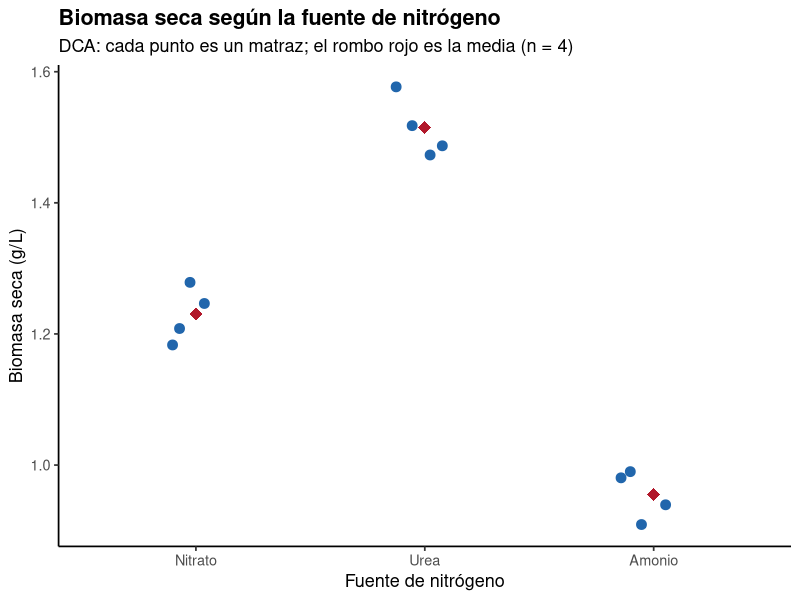
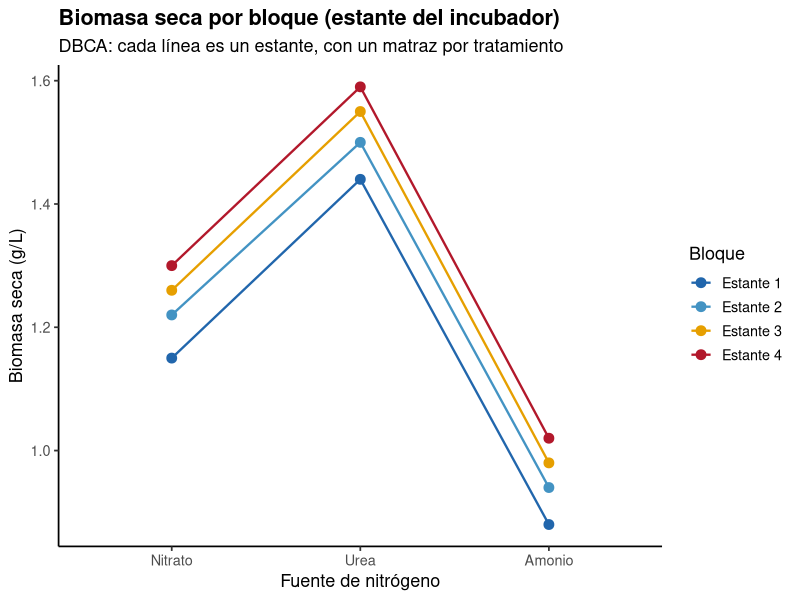
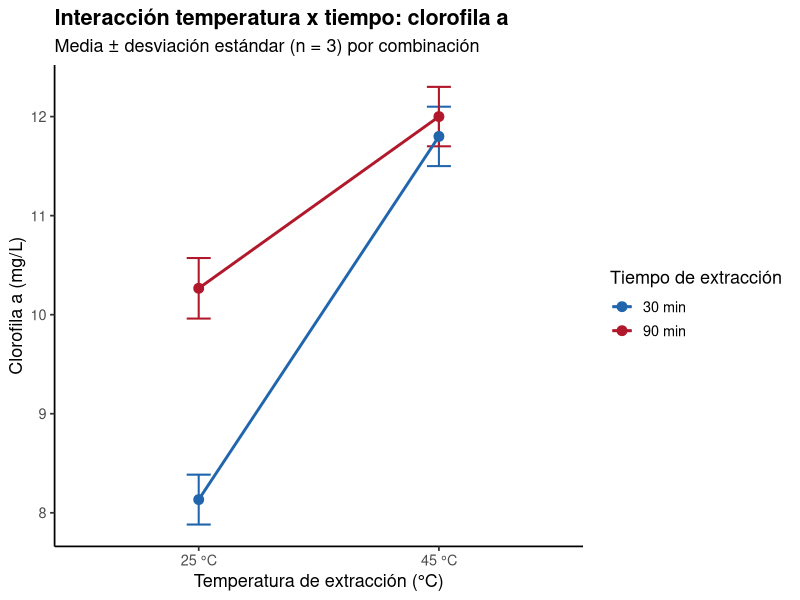
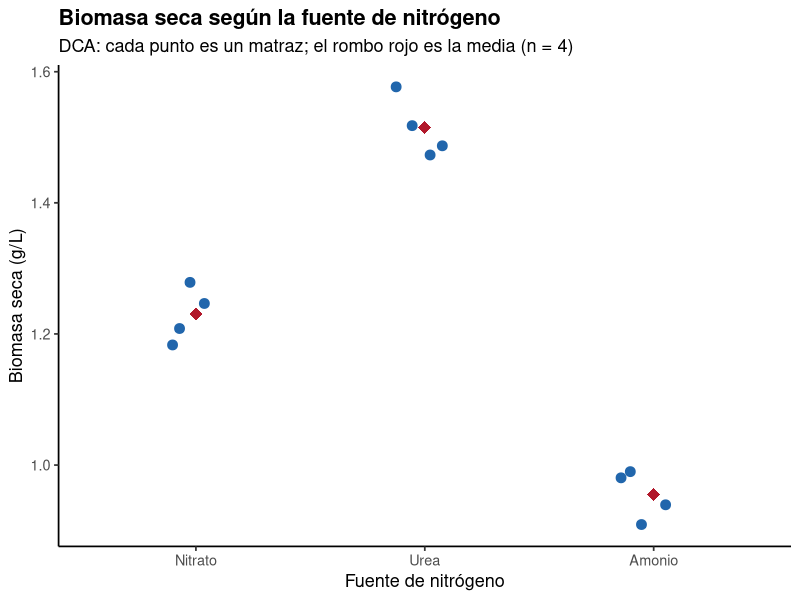
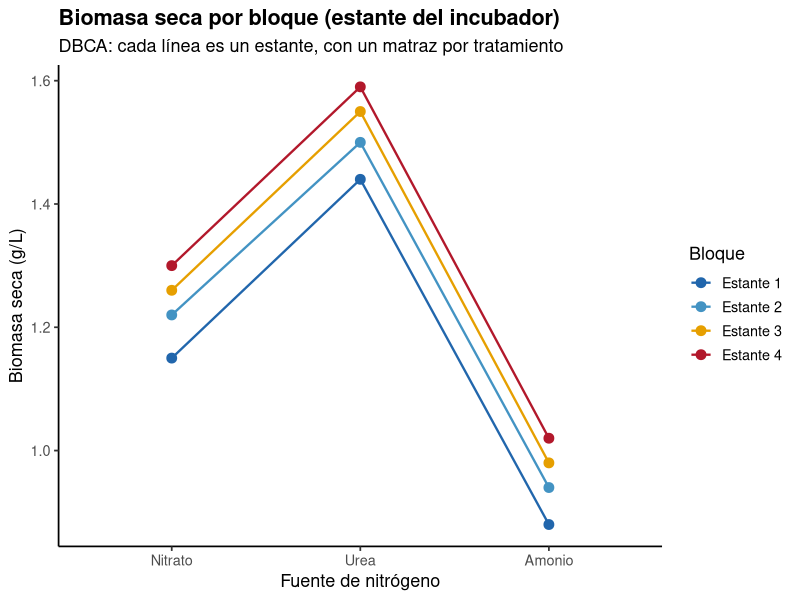
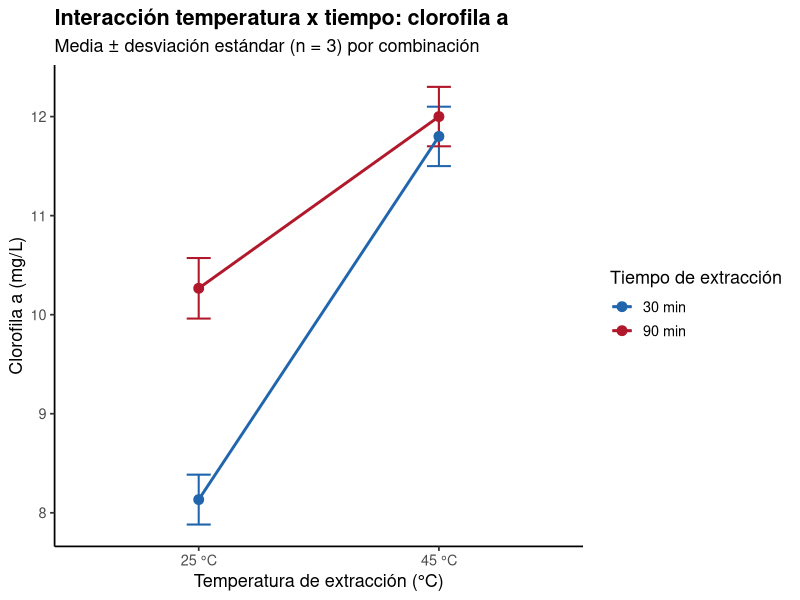

Reproduce these figures in R, in order.
# ==========================================================================
# 03. Diseño de experimentos: completamente al azar, bloques al azar
#   y factorial
# ==========================================================================
# Autor: Dr. José Juan Torres Martínez
# Docente de Ciencias Químicas
# Universidad Autónoma de San Luis Potosí (UASLP)
# México
#
# Material académico para estudiantes
# Serie "Aprende R" — Lección 03
#
# Descripción: Cómo planear un experimento antes de tocar un matraz.
#   Se comparan tres diseños con datos reales de laboratorio: el diseño
#   completamente al azar (DCA), el diseño en bloques completos al azar
#   (DBCA) y el diseño factorial 2 x 2. En cada diseño la asignación de
#   los tratamientos a las unidades experimentales se hace con
#   aleatorización en R (set.seed y sample), y todas las medias, los
#   valores p y los parámetros se calculan A PARTIR DE LOS DATOS con
#   tidyverse y aov(). El ejemplo principal es la producción de biomasa
#   de Chlorella vulgaris con tres fuentes de nitrógeno, y el factorial
#   es la extracción de clorofila a según la temperatura y el tiempo.
#
# Objetivos de aprendizaje:
#   - Explicar qué es una unidad experimental, un tratamiento, una
#     réplica y un bloque, y por qué se aleatoriza.
#   - Aleatorizar la asignación de tratamientos con set.seed() y
#     sample(), para que el resultado sea reproducible.
#   - Elegir el diseño según la pregunta: DCA, bloques o factorial.
#   - Comparar tratamientos con un ANOVA de una vía, un ANOVA con
#     bloques y un ANOVA factorial con interacción.
#   - Leer un gráfico de interacción y explicar qué significa que dos
#     factores interactúen.
#   - Graficar los resultados con ggplot2, con gráficas claras
#     y bien presentadas.
#
# Datos: archivos datos_dca_nitrogeno.csv, datos_bloques_nitrogeno.csv
#   y datos_factorial_clorofila.csv. Cada archivo trae solo las
#   mediciones por unidad experimental (matraz, posición o unidad); la
#   asignación de tratamientos se genera en este script con
#   aleatorización, tal como se haría antes de montar el experimento.
# ==========================================================================

# --------------------------------------------------------------------------
# 1. Cargar paquetes
# --------------------------------------------------------------------------
library(tidyverse)

# --------------------------------------------------------------------------
# 2. Cómo elegir el diseño según la pregunta
# --------------------------------------------------------------------------
# Antes de sembrar un solo cultivo hay que decidir cómo se reparten los
# tratamientos entre las unidades experimentales. Tres preguntas guían
# la elección:
#
#   - ¿Hay un solo factor y las unidades son homogéneas? Entonces el
#     diseño completamente al azar (DCA) basta: cada unidad recibe un
#     tratamiento elegido al azar, con el mismo número de réplicas.
#   - ¿Hay una fuente de variación conocida que no es lo que estudio,
#     pero puede contaminar el resultado (el estante del incubador, el
#     día de siembra, el lote de medio)? Entonces se agrupan las
#     unidades en bloques homogéneos y dentro de cada bloque se ponen
#     todos los tratamientos: diseño en bloques completos al azar (DBCA).
#     El bloque se incluye en el análisis y su variación deja de
#     confundirse con la de los tratamientos.
#   - ¿Quiero probar dos factores a la vez y saber si se combinan, es
#     decir, si el efecto de uno depende del nivel del otro? Entonces
#     el diseño factorial: se prueban todas las combinaciones de los
#     niveles de ambos factores y el análisis estima la interacción.
#
# Tres principios valen para los tres diseños: aleatorización (los
# tratamientos se asignan al azar, nunca por comodidad), repetición
# (cada tratamiento se repite en varias unidades independientes) y
# control (siempre hay una referencia con la que comparar, aquí el
# nitrato, que es la fuente de nitrógeno habitual del medio de cultivo).

# --------------------------------------------------------------------------
# 3. Diseño completamente al azar (DCA)
# --------------------------------------------------------------------------
# Pregunta: ¿la fuente de nitrógeno cambia la biomasa seca de Chlorella
# vulgaris al cabo de 10 días de cultivo?
# Tratamientos: Nitrato (control), Urea y Amonio.
# Unidades experimentales: 12 matraces con el mismo medio base, la misma
# luz y la misma temperatura. Cada tratamiento se repite 4 veces.

# 3.1 Aleatorización: se reparten los 12 matraces entre los tres
# tratamientos al azar. set.seed() fija la semilla para que cualquiera
# que corra el script obtenga exactamente la misma asignación.
set.seed(2026)
tratamientos_dca <- rep(c("Nitrato", "Urea", "Amonio"), each = 4)
asignacion_dca <- tibble(
  matraz = 1:12,
  tratamiento = sample(tratamientos_dca)
)
print(asignacion_dca)

# 3.2 Se leen las mediciones: biomasa seca en g/L, medida al día 10
# en cada matraz. El archivo trae solo matraz y medición; el
# tratamiento de cada matraz es el que generó la aleatorización.
mediciones_dca <- read_csv("datos_dca_nitrogeno.csv", show_col_types = FALSE)
datos_dca <- asignacion_dca %>%
  left_join(mediciones_dca, by = "matraz") %>%
  mutate(
    tratamiento = factor(
      tratamiento,
      levels = c("Nitrato", "Urea", "Amonio")
    )
  )
print(datos_dca)

# 3.3 Resumen por tratamiento: media, desviación estándar y número de
# réplicas, calculados a partir de las mediciones.
resumen_dca <- datos_dca %>%
  group_by(tratamiento) %>%
  summarise(
    media = mean(biomasa_seca_g_L),
    de = sd(biomasa_seca_g_L),
    n = n(),
    .groups = "drop"
  )
print(resumen_dca)

# 3.4 ANOVA de una vía: ¿las medias de biomasa difieren entre las tres
# fuentes de nitrógeno? La hipótesis nula es que las tres medias son
# iguales. El valor p que imprime summary() dice si los datos son
# compatibles con esa hipótesis: si es menor que 0.05, las diferencias
# entre tratamientos no se explican por azar.
anova_dca <- aov(biomasa_seca_g_L ~ tratamiento, data = datos_dca)
print(summary(anova_dca))

# 3.5 Gráfica 1: biomasa seca por fuente de nitrógeno. Cada punto es un
# matraz (una réplica) y el rombo rojo es la media del tratamiento.
grafica_dca <- ggplot(
  datos_dca,
  aes(x = tratamiento, y = biomasa_seca_g_L)
) +
  geom_jitter(width = 0.15, size = 3, color = "#2166ac") +
  stat_summary(
    fun = mean, geom = "point",
    size = 4, color = "#b2182b", shape = 18
  ) +
  labs(
    x = "Fuente de nitrógeno",
    y = "Biomasa seca (g/L)",
    title = "Biomasa seca según la fuente de nitrógeno",
    subtitle = "DCA: cada punto es un matraz; el rombo rojo es la media (n = 4)"
  ) +
  theme_classic(base_size = 13) +
  theme(plot.title = element_text(face = "bold"))

print(grafica_dca)

# --------------------------------------------------------------------------
# 4. Diseño en bloques completos al azar (DBCA)
# --------------------------------------------------------------------------
# El mismo experimento se repite, pero ahora se sabe que los cuatro
# estantes del incubador no reciben exactamente la misma luz: el estante
# de arriba recibe un poco más que el de abajo. Esa diferencia entre
# estantes no es lo que se estudia, pero puede contaminar el resultado.
# La solución es bloquear: cada estante es un bloque y dentro de cada
# bloque se pone un matraz de cada tratamiento, en posiciones
# aleatorizadas. Así, si un estante produce más biomasa, ese aumento
# afecta por igual a los tres tratamientos y no se confunde con ellos.
# Son 4 bloques x 3 tratamientos = 12 matraces.

# 4.1 Aleatorización dentro de cada bloque: en cada estante se sortean
# las tres posiciones entre los tres tratamientos.
set.seed(2026)
asignacion_bloques <- tibble(
  bloque = rep(c("Estante 1", "Estante 2", "Estante 3", "Estante 4"), each = 3),
  posicion = rep(1:3, times = 4)
) %>%
  group_by(bloque) %>%
  mutate(tratamiento = sample(c("Nitrato", "Urea", "Amonio"))) %>%
  ungroup()
print(asignacion_bloques)

# 4.2 Se leen las mediciones de biomasa seca (g/L) por bloque y posición,
# y se unen con la asignación aleatorizada.
mediciones_bloques <- read_csv("datos_bloques_nitrogeno.csv", show_col_types = FALSE)
datos_bloques <- asignacion_bloques %>%
  left_join(mediciones_bloques, by = c("bloque", "posicion")) %>%
  mutate(
    bloque = factor(
      bloque,
      levels = c("Estante 1", "Estante 2", "Estante 3", "Estante 4")
    ),
    tratamiento = factor(
      tratamiento,
      levels = c("Nitrato", "Urea", "Amonio")
    )
  )
print(datos_bloques)

# 4.3 Resumen por tratamiento y por bloque, calculado a partir de los datos.
resumen_bloques_tratamiento <- datos_bloques %>%
  group_by(tratamiento) %>%
  summarise(
    media = mean(biomasa_seca_g_L),
    de = sd(biomasa_seca_g_L),
    n = n(),
    .groups = "drop"
  )
print(resumen_bloques_tratamiento)

resumen_bloques_estante <- datos_bloques %>%
  group_by(bloque) %>%
  summarise(
    media = mean(biomasa_seca_g_L),
    de = sd(biomasa_seca_g_L),
    n = n(),
    .groups = "drop"
  )
print(resumen_bloques_estante)

# 4.4 ANOVA con bloques: la fórmula incluye el bloque y el tratamiento.
# El bloque se estima aparte, así que su variación ya no se mezcla con
# la de los tratamientos ni con el error. El valor p del tratamiento
# se lee igual que en el DCA.
anova_bloques <- aov(
  biomasa_seca_g_L ~ bloque + tratamiento,
  data = datos_bloques
)
print(summary(anova_bloques))

# 4.5 Gráfica 2: biomasa seca por tratamiento, con las líneas que unen
# los matraces del mismo estante. Si los bloques funcionan, las líneas
# suben y bajan juntas: cada estante mantiene su nivel respecto a los
# demás en los tres tratamientos.
grafica_bloques <- ggplot(
  datos_bloques,
  aes(x = tratamiento, y = biomasa_seca_g_L, color = bloque, group = bloque)
) +
  geom_line(linewidth = 0.8) +
  geom_point(size = 3) +
  scale_color_manual(
    values = c(
      "Estante 1" = "#2166ac",
      "Estante 2" = "#4393c3",
      "Estante 3" = "#E69F00",
      "Estante 4" = "#b2182b"
    )
  ) +
  labs(
    x = "Fuente de nitrógeno",
    y = "Biomasa seca (g/L)",
    color = "Bloque",
    title = "Biomasa seca por bloque (estante del incubador)",
    subtitle = "DBCA: cada línea es un estante, con un matraz por tratamiento"
  ) +
  theme_classic(base_size = 13) +
  theme(plot.title = element_text(face = "bold"))

print(grafica_bloques)

# --------------------------------------------------------------------------
# 5. Diseño factorial 2 x 2
# --------------------------------------------------------------------------
# Pregunta: ¿la temperatura y el tiempo de extracción cambian la
# cantidad de clorofila a que se extrae de Chlorella vulgaris, y el
# efecto de uno depende del otro? Dos factores, cada uno con dos
# niveles: temperatura 25 o 45 grados Celsius, y tiempo 30 o 90 minutos.
# Las cuatro combinaciones se prueban con 3 réplicas cada una: 12
# unidades experimentales. La respuesta es la concentración de
# clorofila a en el extracto, en mg/L.

# 5.1 Aleatorización: se reparten las 12 unidades entre las cuatro
# combinaciones al azar.
set.seed(2026)
combinaciones_factorial <- rep(
  c("25 °C_30 min", "25 °C_90 min", "45 °C_30 min", "45 °C_90 min"),
  each = 3
)
asignacion_factorial <- tibble(
  unidad = 1:12,
  combinacion = sample(combinaciones_factorial)
)
print(asignacion_factorial)

# 5.2 Se leen las mediciones de clorofila a (mg/L) por unidad y se
# separan los dos factores de la combinación.
mediciones_factorial <- read_csv("datos_factorial_clorofila.csv", show_col_types = FALSE)
datos_factorial <- asignacion_factorial %>%
  left_join(mediciones_factorial, by = "unidad") %>%
  separate(
    combinacion,
    into = c("temperatura", "tiempo"),
    sep = "_",
    remove = FALSE
  ) %>%
  mutate(
    temperatura = factor(temperatura, levels = c("25 °C", "45 °C")),
    tiempo = factor(tiempo, levels = c("30 min", "90 min"))
  )
print(datos_factorial)

# 5.3 Resumen por combinación: media, desviación estándar y réplicas.
resumen_factorial <- datos_factorial %>%
  group_by(temperatura, tiempo) %>%
  summarise(
    media = mean(clorofila_a_mg_L),
    de = sd(clorofila_a_mg_L),
    n = n(),
    .groups = "drop"
  )
print(resumen_factorial)

# 5.4 ANOVA factorial con interacción: la fórmula temperatura * tiempo
# estima los dos efectos principales y la interacción. La interacción
# dice si el efecto del tiempo cambia según la temperatura (o al
# revés). Un valor p pequeño en la interacción significa que los dos
# factores no actúan de forma independiente: hay que leerlos juntos.
anova_factorial <- aov(
  clorofila_a_mg_L ~ temperatura * tiempo,
  data = datos_factorial
)
print(summary(anova_factorial))

# 5.5 Gráfica 3: gráfico de interacción. Cada línea es un tiempo de
# extracción y cada punto es la media de una combinación, con su
# desviación estándar. Si las líneas son paralelas, no hay interacción:
# el efecto de la temperatura es el mismo a los dos tiempos. Si se
# cruzan o se separan, hay interacción.
grafica_factorial <- ggplot(
  resumen_factorial,
  aes(x = temperatura, y = media, color = tiempo, group = tiempo)
) +
  geom_errorbar(
    aes(ymin = media - de, ymax = media + de),
    width = 0.1, linewidth = 0.7
  ) +
  geom_line(linewidth = 1) +
  geom_point(size = 3) +
  scale_color_manual(
    values = c("30 min" = "#2166ac", "90 min" = "#b2182b")
  ) +
  labs(
    x = "Temperatura de extracción (°C)",
    y = "Clorofila a (mg/L)",
    color = "Tiempo de extracción",
    title = "Interacción temperatura x tiempo: clorofila a",
    subtitle = "Media ± desviación estándar (n = 3) por combinación"
  ) +
  theme_classic(base_size = 13) +
  theme(plot.title = element_text(face = "bold"))

print(grafica_factorial)

# --------------------------------------------------------------------------
# 6. Exportar las gráficas
# --------------------------------------------------------------------------
# Todas las gráficas de la lección se guardan como archivos PNG en alta
# resolución (300 dpi), listas para un informe o una presentación.
ggsave("03_dca_nitrogeno.png", grafica_dca,
       width = 18, height = 12, units = "cm", dpi = 300)
ggsave("03_bloques_nitrogeno.png", grafica_bloques,
       width = 18, height = 12, units = "cm", dpi = 300)
ggsave("03_factorial_clorofila.png", grafica_factorial,
       width = 18, height = 12, units = "cm", dpi = 300)

# --------------------------------------------------------------------------
# Interpretación
# --------------------------------------------------------------------------
# Gráfica 1: Biomasa seca según la fuente de nitrógeno (DCA)
# - Eje X: fuente de nitrógeno (Nitrato, Urea o Amonio). Es una variable
#   categórica, sin unidades.
# - Eje Y: biomasa seca, en gramos por litro (g/L), medida al día 10 de
#   cultivo. Cada punto es un matraz y el rombo rojo es la media de las
#   cuatro réplicas del tratamiento.
# - Lo que se aprecia: los puntos de cada tratamiento forman un grupo
#   compacto y los grupos están separados: la urea queda por arriba, el
#   nitrato (control) queda en medio y el amonio queda por abajo. Las
#   réplicas dentro de cada tratamiento varían poco entre sí.
# - Qué significa: la fuente de nitrógeno cambia la biomasa producida.
#   La urea produce más biomasa que el nitrato y el amonio produce menos
#   que el control. El ANOVA de una vía confirma si esas diferencias
#   entre medias son mayores de lo que el azar entre réplicas explicaría.
#
# Gráfica 2: Biomasa seca por bloque (DBCA)
# - Eje X: fuente de nitrógeno (Nitrato, Urea o Amonio).
# - Eje Y: biomasa seca, en gramos por litro (g/L).
# - El color y las líneas distinguen el bloque: cada línea une los tres
#   matraces de un mismo estante del incubador.
# - Lo que se aprecia: dentro de cada estante se repite el mismo orden
#   (urea arriba, nitrato en medio, amonio abajo), y las líneas suben
#   juntas de un estante a otro: el estante de arriba produce más
#   biomasa en los tres tratamientos y el de abajo produce menos.
# - Qué significa: el estante sí influye en la biomasa, pero como cada
#   estante contiene los tres tratamientos, ese efecto no se confunde
#   con el de la fuente de nitrógeno. El ANOVA con bloques separa las
#   dos fuentes de variación y el efecto del tratamiento se estima sin
#   la contaminación del estante.
#
# Gráfica 3: Interacción temperatura x tiempo (factorial)
# - Eje X: temperatura de extracción, en grados Celsius (25 o 45).
# - Eje Y: concentración de clorofila a en el extracto, en miligramos
#   por litro (mg/L). Cada punto es la media de tres réplicas y las
#   barras son la desviación estándar.
# - El color distingue el tiempo de extracción: la línea azul es 30
#   minutos y la línea roja es 90 minutos.
# - Lo que se aprecia: las líneas no son paralelas. A 25 grados, pasar
#   de 30 a 90 minutos sube mucho la clorofila extraída; a 45 grados,
#   pasar de 30 a 90 minutos apenas la mueve, porque a esa temperatura
#   la extracción ya está casi completa a los 30 minutos.
# - Qué significa: hay interacción entre temperatura y tiempo. El
#   efecto del tiempo depende de la temperatura, así que no tiene
#   sentido hablar del efecto del tiempo en general: hay que decir a
#   qué temperatura. En la práctica, a 45 grados basta con 30 minutos
#   y alargar la extracción no aporta casi nada.

# --------------------------------------------------------------------------
# Qué aprendimos
# --------------------------------------------------------------------------
# - El diseño se decide antes del experimento, según la pregunta: un
#   solo factor en condiciones homogéneas se resuelve con un diseño
#   completamente al azar; una fuente de variación conocida se controla
#   con bloques; dos factores que pueden combinarse se prueban con un
#   factorial.
# - La aleatorización reparte los tratamientos al azar entre las
#   unidades experimentales, para que ninguna diferencia sistemática
#   entre matraces se confunda con el efecto del tratamiento. Con
#   set.seed() la asignación es reproducible.
# - La repetición (aquí, n = 4 en el DCA y los bloques, n = 3 en el
#   factorial) es lo que permite estimar la variación entre unidades
#   iguales y decidir si las diferencias entre tratamientos son reales.
# - En un diseño en bloques, cada bloque contiene todos los
#   tratamientos, y el bloque entra en el ANOVA para que su variación
#   no contamine la comparación entre tratamientos.
# - En un factorial, la interacción dice si el efecto de un factor
#   depende del nivel del otro. Cuando hay interacción, los efectos se
#   leen juntos, nunca por separado.
# - En el ejemplo, la urea produce más biomasa seca que el nitrato y
#   el amonio produce menos, y en la extracción de clorofila a la
#   temperatura y el tiempo interactúan: a 45 grados, alargar de 30 a
#   90 minutos apenas aumenta la clorofila extraída.
